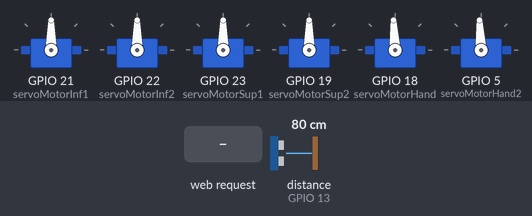
A sketch run on a simulated ESP32. Parts: 6 × servo. Wiring (inferred from the names in the program): ultrasonic range finder: trigger GPIO 12; echo GPIO 13. Inputs (shaded band) come from the test bench; at power-on: distance to the obstacle (sensor on GPIO 13) 80 cm. The echo pulse lasts 58.3 µs per cm; WiFi joins after 1.5 s; servers stay silent unless stated; what the sketch prints to the serial monitor is not drawn.

Above: at 2.7 s.
2.8 s: HTTP request GET /command?command=St received
At 3.26 s:
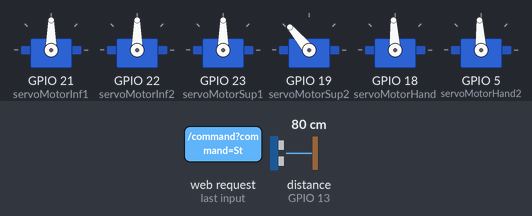
5.8 s: HTTP request GET /command?command=Sp received
At 6.8 s:
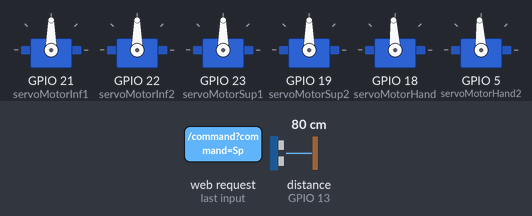
7.3 s: HTTP request GET /command?command=ba received
At 7.45 s:
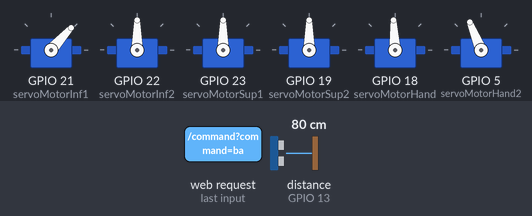
Timing chart, 0 to 68.8 s (numbered marks = the images above; inputs shaded):
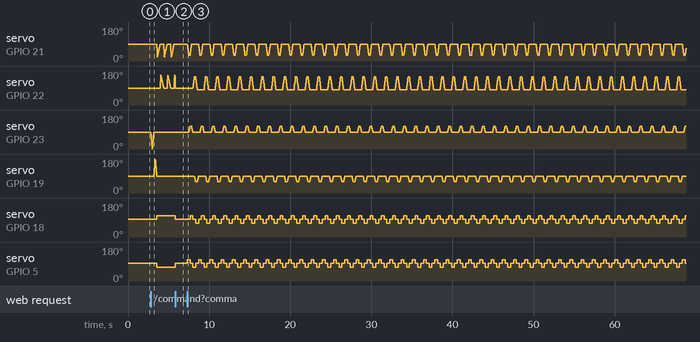

Measured:
- after the input at 5.8 s, servo on GPIO 21 (servoMotorInf1): stops changing and stays 90°; servo on GPIO 18 (servoMotorHand): 112° → 93° at once; servo on GPIO 5 (servoMotorHand2): 73° → 93° at once

The sketch:

Main.ino
```cpp
#include <ESP32Servo.h>
#include "ServoControl.h"
#include "WiFiWebServer.h"

Servo servoMotorInf1;
Servo servoMotorInf2;
Servo servoMotorSup1;
Servo servoMotorSup2;
Servo servoMotorHand;
Servo servoMotorHand2;

const int triggerPin = 12;
const int echoPin = 13;
const int detectionDistance = 15;

void setup() {
  Serial.begin(115200);

  pinMode(triggerPin, OUTPUT);
  pinMode(echoPin, INPUT);

  setupServos();
  setupWiFi();
}

void loop() {
  server.handleClient();
  checkUltrasonicSensor();

  if (startMovement && !stopMovement) {
    servoMotorInf1.write(90);
    servoMotorInf2.write(90);

    moveServo(servoMotorSup1, 90, 0, 2);
    if (stopMovement) { stopServos(); return; }

    moveServo(servoMotorSup1, 0, 90, 2);
    if (stopMovement) { stopServos(); return; }

    moveServo(servoMotorSup2, 90, 180, 2);
    if (stopMovement) { stopServos(); return; }

    moveServo(servoMotorSup2, 180, 90, 2);
    if (stopMovement) { stopServos(); return; }

    for (int j = 0; j <= 3 && !stopMovement; j++) {
      servoMotorHand2.writeMicroseconds(1300);
      server.handleClient();

      servoMotorHand.writeMicroseconds(1700);
      server.handleClient();
      moveServo(servoMotorInf1, 90, 20, 1);
      if (stopMovement) break;

      moveServo(servoMotorInf1, 20, 90, 5);
      if (stopMovement) break;

      moveServo(servoMotorInf2, 90, 160, 1);
      if (stopMovement) break;

      moveServo(servoMotorInf2, 160, 90, 5);
      if (stopMovement) break;

      moveServo(servoMotorInf1, 90, 20, 1);
      if (stopMovement) break;

      moveServo(servoMotorInf1, 20, 90, 5);
      if (stopMovement) break;

      moveServo(servoMotorInf2, 90, 160, 1);
      if (stopMovement) break;

      moveServo(servoMotorInf2, 160, 90, 5);
      if (stopMovement) break;
    }

    if (stopMovement) {
      stopServos();
    }
  }

  if (startMovement2 && !stopMovement) {
    for (int j = 0; j < 50 && !stopMovement; j++) {
      servoMotorHand2.writeMicroseconds(1700);
      server.handleClient();

      moveServo(servoMotorInf1, 90, 30, 3);
      if (stopMovement) break;

      moveServo(servoMotorSup1, 90, 120, 5);
      if (stopMovement) break;

      servoMotorHand.writeMicroseconds(1700);
      server.handleClient();
      servoMotorHand2.writeMicroseconds(1500);
      server.handleClient();

      moveServo(servoMotorInf1, 30, 90, 3);
      if (stopMovement) break;

      moveServo(servoMotorSup1, 120, 90, 5);
      if (stopMovement) break;

      servoMotorHand.writeMicroseconds(1500);
      server.handleClient();
      servoMotorHand2.writeMicroseconds(1300);
      server.handleClient();

      moveServo(servoMotorInf2, 90, 150, 3);
      if (stopMovement) break;

      moveServo(servoMotorSup2, 90, 60, 5);
      if (stopMovement) break;

      servoMotorHand.writeMicroseconds(1300);
      server.handleClient();

      servoMotorHand2.writeMicroseconds(1500);
      server.handleClient();

      moveServo(servoMotorInf2, 150, 80, 3);
      if (stopMovement) break;

      moveServo(servoMotorSup2, 60, 90, 5);
      if (stopMovement) break;

      servoMotorHand.writeMicroseconds(1500);
      server.handleClient();
    }

    if (stopMovement) {
      stopServos();
    }
  }
}
```

ServoControl.cpp
```cpp
#include "ServoControl.h"
#include "WiFiWebServer.h"

bool startMovement = false;
bool startMovement2 = false;
bool isInitialized = false;
bool stopMovement = false;

const int triggerPin = 12;
const int echoPin = 13;
const int detectionDistance = 15;

void setupServos() {
  servoMotorInf1.attach(21);
  servoMotorInf2.attach(22);
  servoMotorSup1.attach(23);
  servoMotorSup2.attach(19);
  servoMotorHand.attach(18);
  servoMotorHand2.attach(5);

  servoMotorInf1.write(90);
  servoMotorInf2.write(90);
  servoMotorSup1.write(90);
  servoMotorSup2.write(90);
  servoMotorHand.writeMicroseconds(1500);
  servoMotorHand2.writeMicroseconds(1500);
}

void moveServo(Servo &servo, int start, int end, int delayTime) {
  if (start < end) {
    for (int pos = start; pos <= end; pos++) {
      servo.write(pos);
      delay(delayTime);
      if ((pos % 10 == 0) || (pos == end)) {
        server.handleClient();
        if (stopMovement) return;
      }
    }
  } else {
    for (int pos = start; pos >= end; pos--) {
      servo.write(pos);
      delay(delayTime);
      if ((pos % 10 == 0) || (pos == end)) {
        server.handleClient();
        if (stopMovement) return;
      }
    }
  }
}

void moveBrazo(Servo &servo, int microseconds, int delayTime) {
  servo.writeMicroseconds(microseconds);
  delay(delayTime);
  server.handleClient();
}

void stopServos() {
  startMovement = false;
  startMovement2 = false;
  stopMovement = false;

  servoMotorInf1.write(90);
  servoMotorInf2.write(90);
  servoMotorSup1.write(90);
  servoMotorSup2.write(90);
  servoMotorHand.writeMicroseconds(1500);
  servoMotorHand2.writeMicroseconds(1500);
}

void checkUltrasonicSensor() {
  digitalWrite(triggerPin, LOW);
  delayMicroseconds(2);
  digitalWrite(triggerPin, HIGH);
  delayMicroseconds(10);
  digitalWrite(triggerPin, LOW);

  long duration = pulseIn(echoPin, HIGH);
  int distance = duration * 0.034 / 2;

  if (distance <= detectionDistance && distance > 0) {
    Serial.println("Obstáculo detectado. Deteniendo los servos.");
    stopMovement = true;
    stopServos();
  }
}
```

ServoControl.h
```cpp
#ifndef SERVO_CONTROL_H
#define SERVO_CONTROL_H

#include <ESP32Servo.h>

extern Servo servoMotorInf1;
extern Servo servoMotorInf2;
extern Servo servoMotorSup1;
extern Servo servoMotorSup2;
extern Servo servoMotorHand;
extern Servo servoMotorHand2;

extern bool startMovement;
extern bool startMovement2;
extern bool isInitialized;
extern bool stopMovement;

void setupServos();
void moveServo(Servo &servo, int start, int end, int delayTime);
void moveBrazo(Servo &servo, int microseconds, int delayTime);
void stopServos();
void checkUltrasonicSensor();

#endif
```

WiFiWebServer.cpp
```cpp
#include "WiFiWebServer.h"
#include "ServoControl.h" // Para acceder a las variables de control

const char* ssid = "iCUCEI";
const char* password = "";
WebServer server(80);

IPAddress local_IP(10, 214, 106, 120);
IPAddress gateway(10, 214, 127, 254);
IPAddress subnet(255, 255, 192, 0);

const char webpage[] PROGMEM = R"rawliteral(
<!DOCTYPE html>
<html lang="es">
<head>
    <meta charset="UTF-8">
    <meta name="viewport" content="width=device-width, initial-scale=1.0">
    <title>OTTO</title>
    <link href="https://fonts.googleapis.com/css2?family=Roboto:wght@300;400;500&display=swap" rel="stylesheet">
    <link rel="icon" href="https://i.postimg.cc/cCkzW2ty/Robot-Otto.png" type="image/x-icon">
    <style>
        body {
            font-family: Arial, sans-serif;
            display: flex;
            flex-direction: column;
            align-items: center;
            justify-content: center;
            height: 100vh;
            background-color: #1F3B4D;
            background-image: url('https://i.postimg.cc/Kcrzk8Dm/Space-Background.jpg');
            background-repeat: no-repeat;
            background-size: cover;
        }

        button {
            padding: 15px 30px;
            font-size: 18px;
            font-weight: bold;
            color: #fff;
            background-color: #333;
            border: none;
            border-radius: 25px;
            cursor: pointer;
            transition: all 0.2s ease;
            box-shadow: 0 0 10px rgba(255, 0, 255, 0.4), 0 0 5px rgba(255, 132, 0, 0.968);
            outline: none;
            text-shadow: 0 0 10px rgba(255, 255, 255, 0.4);
            margin-top: 10px;
        }

        .robot-container {
            display: flex;
            flex-direction: column;
            align-items: center;
            background-color: #444;
            width: 300px;
            height: 400px;
            position: relative;
        }

        .eye {
            position: absolute;
            width: 80px;
            height: 80px;
            background-color: black;
            border-radius: 50%;
            box-shadow: 0 0 30px rgba(3, 237, 77, 0.7);
            bottom: 50px;
            animation: 0.2s BeProud ease alternate infinite;
        }

        .eye::after {
            content: '';
            position: absolute;
            top: 25%;
            left: 25%;
            width: 30px;
            height: 30px;
            background-color: white;
            border-radius: 50%;
            box-shadow: 0 0 20px rgba(4, 225, 30, 0.8);
            animation: 0.2s BeProud ease alternate infinite;
        }

        .eye.left {
            top: 84px;
            left: 5px;
        }

        .eye.right {
            top: 84px;
            right: 5px;

        }

        .control-buttons {
            position: absolute;
            bottom: 40px;
            left: 50%;
            transform: translateX(-50%);
            display: flex;
            gap: 10px;
        }

        .control-buttons button {
            padding: 10px 20px;
            background-color: black;
            color: white;
            border: none;
            border-radius: 70px;
            cursor: pointer;
            font-size: 16px;
            box-shadow: 0px 10px 20px rgba(67, 63, 130, 0.738);
        }

        button:hover {
            color: #000;
            background-color: rgb(255, 128, 0);
            box-shadow: 0 0 10px rgba(255, 170, 0, 0.8), 0 0 15px rgba(0, 0, 255, 0.8);
        }
    </style>
</head>
<body>

    <div class="robot-container" id="robot-container">
        <div class="eye left"></div>
        <div class="eye right"></div>
        <img src="https://i.postimg.cc/cCkzW2ty/Robot-Otto.png" alt="Robot Otto" class="robot-image">
        <div class="control-buttons">
            <button onclick="sendCommand('St'); changeEyeColor('black', '#FFECB3', '0 0 20px rgba(255, 255, 0, 0.7)', '0 0 15px rgba(255, 255, 153, 0.8)')">bailar</button>
            <button onclick="sendCommand('ba'); changeEyeColor('black', '#B6FFB6', '0 0 20px rgba(0, 255, 0, 0.7)', '0 0 15px rgba(58, 217, 58, 0.8)')">caminar</button>
            <button onclick="sendCommand('Sp'); changeEyeColor('black', '#ffffff', '0 0 30px rgba(237, 10, 3, 0.7)', '0 0 20px rgba(225, 4, 4, 0.8)');">Detener</button>
        </div>
    </div>

    <script>
    function sendCommand(command) {
        fetch('http://10.214.106.120/command?command=' + command)
            .then(response => response.text())
            .then(data => {
                alert("Comando enviado: " + data);
            })
            .catch(error => {

            });
    }

    function changeEyeColor(eyeColor, pupilColor, eyeShadow, pupilShadow) {

    const eyes = document.querySelectorAll('.eye');
    eyes.forEach(eye => {
        eye.style.backgroundColor = eyeColor;
        eye.style.boxShadow = eyeShadow;
    });

    const style = document.createElement('style');
    style.innerHTML = `
        .eye::after {
            background-color: ${pupilColor} !important;
            box-shadow: ${pupilShadow} !important;
        }
    `;
    document.head.appendChild(style);
}


    </script>
</body>
</html>

)rawliteral";

void setupWiFi() {
  if (!WiFi.config(local_IP, gateway, subnet)) {
    Serial.println("Error al configurar IP estática");
  }

  WiFi.begin(ssid, password);

  Serial.print("Conectando a la red WiFi");
  while (WiFi.status() != WL_CONNECTED) {
    delay(500);
    Serial.print(".");
  }

  Serial.println("\nConectado a la red WiFi");
  Serial.print("Dirección IP: ");
  Serial.println(WiFi.localIP());

  if (!MDNS.begin("ottoInventores")) {
    Serial.println("Error al configurar mDNS");
    return;
  }

  Serial.println("mDNS configurado. Puedes acceder usando http://mirobot.local");

  server.on("/", handleRoot);
  server.on("/command", handleCommand);
  server.begin();
  Serial.println("Servidor web iniciado");
}

void handleRoot() {
  server.send(200, "text/html", webpage);
}

void handleCommand() {
  if (server.hasArg("command")) {
    String command = server.arg("command");
    Serial.println("Comando recibido: " + command);

    if (command == "Sp") {
      stopMovement = true;
      server.send(200, "text/plain", "Parar");
    } else if (command == "St") {
      startMovement = true;
      isInitialized = false;
      stopMovement = false;
      server.send(200, "text/plain", "Bailar");
    } else if (command == "ba") {
      startMovement2 = true;
      isInitialized = false;
      stopMovement = false;
      server.send(200, "text/plain", "Caminar");
    } else {
      server.send(400, "text/plain", "Comando no reconocido");
    }
  } else {
    server.send(400, "text/plain", "Comando no encontrado");
  }
}
```

WiFiWebServer.h
```cpp
#ifndef WIFI_WEB_SERVER_H
#define WIFI_WEB_SERVER_H

#include <WiFi.h>
#include <WebServer.h>
#include <ESPmDNS.h>

extern WebServer server;
extern const char* ssid;
extern const char* password;

void setupWiFi();
void handleRoot();
void handleCommand();

#endif
```
